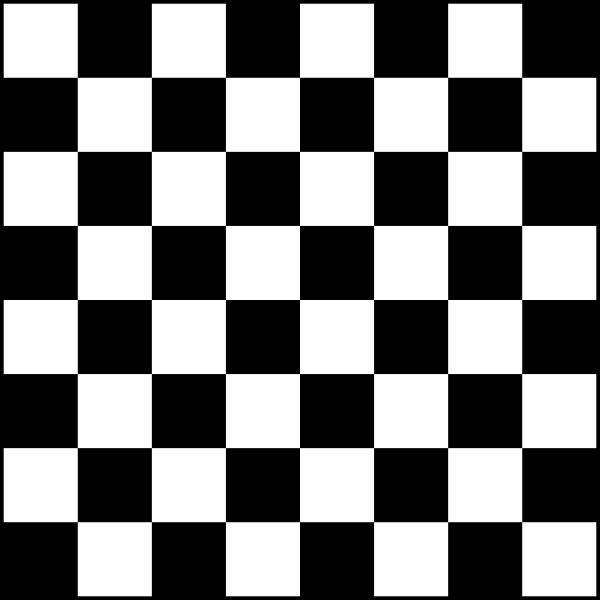
#> input picture chessboard.png, 1200 x 1200 px (shown at 1/2 size)
$ python opencv-basic6.py
#> lines starting #> are read from the running program, lines starting #| are printed output that depends on the picture; after the words box and inside, x2 and y2 are one past the last pixel; in counts of white or black regions, pixels touching at a corner belong together
# Edge detection using opencv

import cv2
import numpy as np
import random

img = cv2.imread("chessboard.png")
#> img is the input picture: shape (1200, 1200, 3); min 0, max 255, mean 124.4
img = cv2.resize(img,(0,0),fx=0.5,fy=0.5)
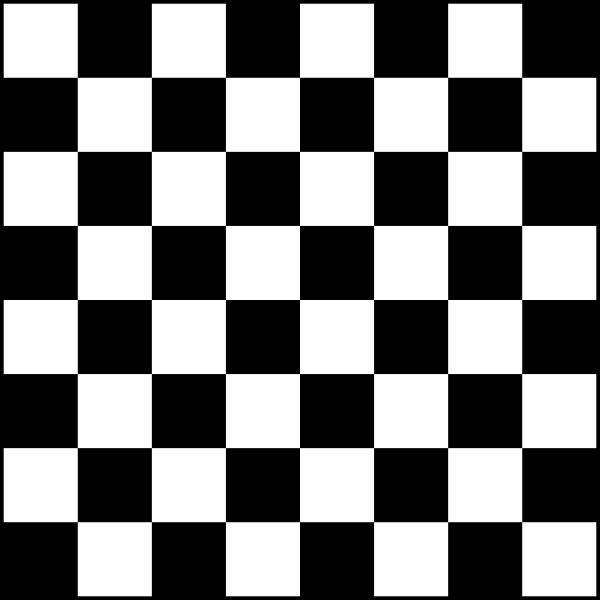
#> img: shape (600, 600, 3); min 0, max 255, mean 124.4
img2 = cv2.cvtColor(img,cv2.COLOR_BGR2GRAY)

corners = cv2.goodFeaturesToTrack(img2,100,0.01,1)
#> corners = 82 rows, first 8: [300, 300], [299, 300], [300, 299], [299, 299], [299, 373], [226, 300], [373, 299], [300, 226]
for corner in corners:
    x,y = np.uint0(np.ravel(corner))
    cv2.circle(img,(x,y),4,(255,0,0),-1)
#> this loop made 82 passes
#> (x, y) on passes 1 to 12: (300, 300), (299, 300), (300, 299), (299, 299), (299, 373), (226, 300), (373, 299), (300, 226), (226, 373), (373, 226), (373, 373), (226, 226)
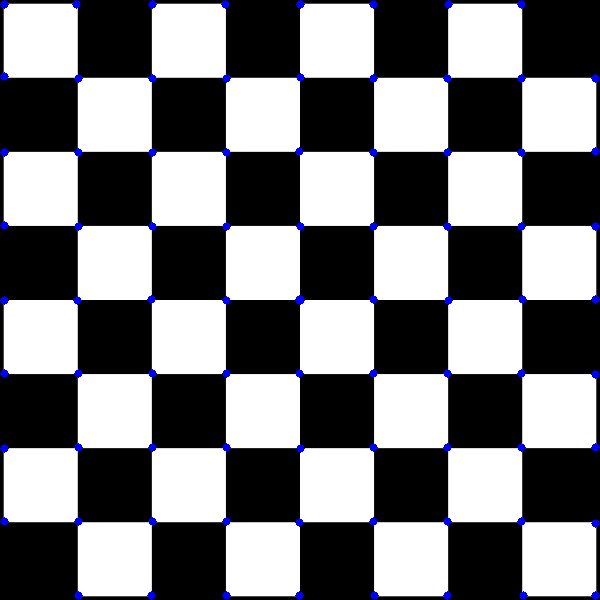
#> img: shape (600, 600, 3); 1.08% of pixels changed, all inside (x1, y1, x2, y2) = (0, 0, 600, 600)

for i in range(len(corners)):
    for j in range(i+1,len(corners)):
        corner1 = tuple(corners[i][0])
        corner2 = tuple(corners[j][0])
        color = tuple(map(lambda x: int (x),np.random.randint(0,255,3)))
        cv2.line(img,corner1,corner2,color,1)
#> this loop made 82 passes
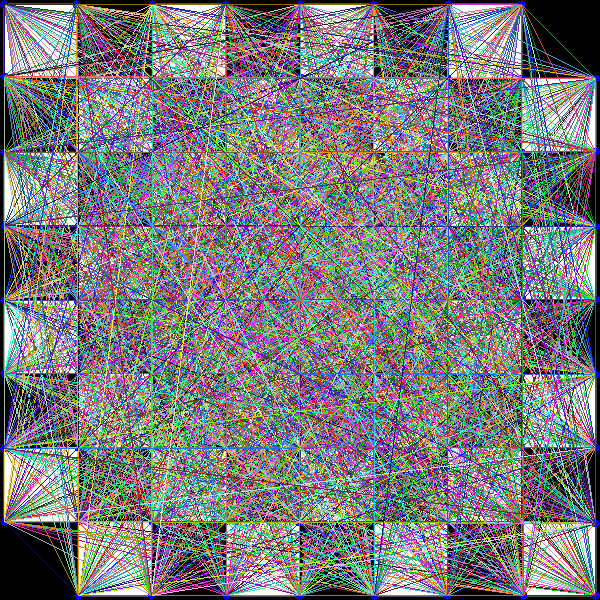
#> img: shape (600, 600, 3); mean B, G, R 125.1, 122.8, 122.7

cv2.imshow("frame",img)
# cv2.imshow("frame2",img2)
cv2.waitKey(0)
cv2.destroyAllWindows()
